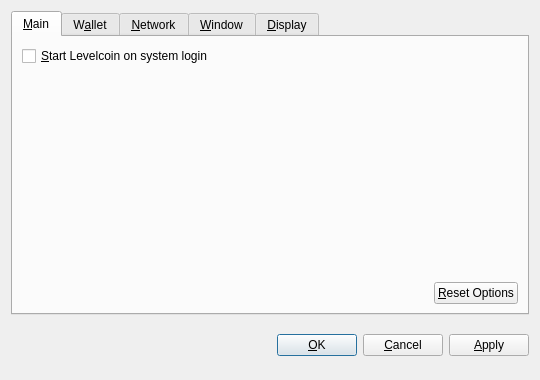
<?xml version="1.0" encoding="UTF-8"?>
<ui version="4.0">
 <class>OptionsDialog</class>
 <widget class="QDialog" name="OptionsDialog">
  <property name="geometry">
   <rect>
    <x>0</x>
    <y>0</y>
    <width>540</width>
    <height>380</height>
   </rect>
  </property>
  <property name="windowTitle">
   <string>Options</string>
  </property>
  <property name="modal">
   <bool>true</bool>
  </property>
  <layout class="QVBoxLayout" name="verticalLayout">
   <item>
    <widget class="QTabWidget" name="tabWidget">
     <property name="tabPosition">
      <enum>QTabWidget::North</enum>
     </property>
     <property name="currentIndex">
      <number>0</number>
     </property>
     <widget class="QWidget" name="tabMain">
      <attribute name="title">
       <string>&amp;Main</string>
      </attribute>
      <layout class="QVBoxLayout" name="verticalLayout_Main">
       <item>
        <widget class="QCheckBox" name="bitcoinAtStartup">
         <property name="toolTip">
          <string>Automatically start Levelcoin after logging in to the system.</string>
         </property>
         <property name="text">
          <string>&amp;Start Levelcoin on system login</string>
         </property>
        </widget>
       </item>
       <item>
        <spacer name="verticalSpacer_Main">
         <property name="orientation">
          <enum>Qt::Vertical</enum>
         </property>
         <property name="sizeHint" stdset="0">
          <size>
           <width>20</width>
           <height>40</height>
          </size>
         </property>
        </spacer>
       </item>
       <item>
        <layout class="QHBoxLayout" name="horizontalLayout_2_Main">
         <item>
          <spacer name="horizontalSpacer_2_Main">
           <property name="orientation">
            <enum>Qt::Horizontal</enum>
           </property>
           <property name="sizeHint" stdset="0">
            <size>
             <width>40</width>
             <height>20</height>
            </size>
           </property>
          </spacer>
         </item>
         <item>
          <widget class="QPushButton" name="resetButton">
           <property name="toolTip">
            <string>Reset all client options to default.</string>
           </property>
           <property name="text">
            <string>&amp;Reset Options</string>
           </property>
           <property name="autoDefault">
            <bool>false</bool>
           </property>
          </widget>
         </item>
        </layout>
       </item>
      </layout>
     </widget>
     <widget class="QWidget" name="tabWallet">
      <attribute name="title">
       <string>W&amp;allet</string>
      </attribute>
      <layout class="QVBoxLayout" name="verticalLayout_Network">
       <item>
        <widget class="QLabel" name="transactionFeeInfoLabel">
         <property name="text">
          <string>Optional transaction fee per kB that helps make sure your transactions are processed quickly. Most transactions are 1 kB.</string>
         </property>
         <property name="textFormat">
          <enum>Qt::PlainText</enum>
         </property>
         <property name="wordWrap">
          <bool>true</bool>
         </property>
        </widget>
       </item>
       <item>
        <layout class="QHBoxLayout" name="horizontalLayout_1_Main">
         <item>
          <widget class="QLabel" name="transactionFeeLabel">
           <property name="text">
            <string>Pay transaction &amp;fee</string>
           </property>
           <property name="textFormat">
            <enum>Qt::PlainText</enum>
           </property>
           <property name="buddy">
            <cstring>transactionFee</cstring>
           </property>
          </widget>
         </item>
         <item>
          <widget class="BitcoinAmountField" name="transactionFee"/>
         </item>
         <item>
          <spacer name="horizontalSpacer_1_Main">
           <property name="orientation">
            <enum>Qt::Horizontal</enum>
           </property>
           <property name="sizeHint" stdset="0">
            <size>
             <width>40</width>
             <height>20</height>
            </size>
           </property>
          </spacer>
         </item>
        </layout>
       </item>
       <item>
        <widget class="QLabel" name="label">
         <property name="text">
          <string>If you disable the spending of unconfirmed change, the change from a transaction cannot be used until that transaction has at least one confirmation. This also affects how your balance is computed.</string>
         </property>
         <property name="wordWrap">
          <bool>true</bool>
         </property>
        </widget>
       </item>
       <item>
        <widget class="QCheckBox" name="spendZeroConfChange">
         <property name="text">
          <string>Spend unconfirmed change  (experts only)</string>
         </property>
        </widget>
       </item>
       <item>
        <spacer name="verticalSpacer">
         <property name="orientation">
          <enum>Qt::Vertical</enum>
         </property>
         <property name="sizeHint" stdset="0">
          <size>
           <width>20</width>
           <height>40</height>
          </size>
         </property>
        </spacer>
       </item>
      </layout>
     </widget>
     <widget class="QWidget" name="tabNetwork">
      <attribute name="title">
       <string>&amp;Network</string>
      </attribute>
      <layout class="QVBoxLayout" name="verticalLayout_Network">
       <item>
        <widget class="QCheckBox" name="mapPortUpnp">
         <property name="toolTip">
          <string>Automatically open the Levelcoin client port on the router. This only works when your router supports UPnP and it is enabled.</string>
         </property>
         <property name="text">
          <string>Map port using &amp;UPnP</string>
         </property>
        </widget>
       </item>
       <item>
        <widget class="QCheckBox" name="connectSocks">
         <property name="toolTip">
          <string>Connect to the Levelcoin network through a SOCKS proxy (e.g. when connecting through Tor).</string>
         </property>
         <property name="text">
          <string>&amp;Connect through SOCKS proxy:</string>
         </property>
        </widget>
       </item>
       <item>
        <layout class="QHBoxLayout" name="horizontalLayout_Network">
         <item>
          <widget class="QLabel" name="proxyIpLabel">
           <property name="text">
            <string>Proxy &amp;IP:</string>
           </property>
           <property name="textFormat">
            <enum>Qt::PlainText</enum>
           </property>
           <property name="buddy">
            <cstring>proxyIp</cstring>
           </property>
          </widget>
         </item>
         <item>
          <widget class="QValidatedLineEdit" name="proxyIp">
           <property name="maximumSize">
            <size>
             <width>140</width>
             <height>16777215</height>
            </size>
           </property>
           <property name="toolTip">
            <string>IP address of the proxy (e.g. 127.0.0.1)</string>
           </property>
          </widget>
         </item>
         <item>
          <widget class="QLabel" name="proxyPortLabel">
           <property name="text">
            <string>&amp;Port:</string>
           </property>
           <property name="textFormat">
            <enum>Qt::PlainText</enum>
           </property>
           <property name="buddy">
            <cstring>proxyPort</cstring>
           </property>
          </widget>
         </item>
         <item>
          <widget class="QLineEdit" name="proxyPort">
           <property name="maximumSize">
            <size>
             <width>55</width>
             <height>16777215</height>
            </size>
           </property>
           <property name="toolTip">
            <string>Port of the proxy (e.g. 9050)</string>
           </property>
          </widget>
         </item>
         <item>
          <widget class="QLabel" name="socksVersionLabel">
           <property name="text">
            <string>SOCKS &amp;Version:</string>
           </property>
           <property name="textFormat">
            <enum>Qt::PlainText</enum>
           </property>
           <property name="buddy">
            <cstring>socksVersion</cstring>
           </property>
          </widget>
         </item>
         <item>
          <widget class="QValueComboBox" name="socksVersion">
           <property name="toolTip">
            <string>SOCKS version of the proxy (e.g. 5)</string>
           </property>
          </widget>
         </item>
         <item>
          <spacer name="horizontalSpacer_Network">
           <property name="orientation">
            <enum>Qt::Horizontal</enum>
           </property>
           <property name="sizeHint" stdset="0">
            <size>
             <width>40</width>
             <height>20</height>
            </size>
           </property>
          </spacer>
         </item>
        </layout>
       </item>
       <item>
        <spacer name="verticalSpacer_Network">
         <property name="orientation">
          <enum>Qt::Vertical</enum>
         </property>
         <property name="sizeHint" stdset="0">
          <size>
           <width>20</width>
           <height>40</height>
          </size>
         </property>
        </spacer>
       </item>
      </layout>
     </widget>
     <widget class="QWidget" name="tabWindow">
      <attribute name="title">
       <string>&amp;Window</string>
      </attribute>
      <layout class="QVBoxLayout" name="verticalLayout_Window">
       <item>
        <widget class="QCheckBox" name="minimizeToTray">
         <property name="toolTip">
          <string>Show only a tray icon after minimizing the window.</string>
         </property>
         <property name="text">
          <string>&amp;Minimize to the tray instead of the taskbar</string>
         </property>
        </widget>
       </item>
       <item>
        <widget class="QCheckBox" name="minimizeOnClose">
         <property name="toolTip">
          <string>Minimize instead of exit the application when the window is closed. When this option is enabled, the application will be closed only after selecting Quit in the menu.</string>
         </property>
         <property name="text">
          <string>M&amp;inimize on close</string>
         </property>
        </widget>
       </item>
       <item>
        <spacer name="verticalSpacer_Window">
         <property name="orientation">
          <enum>Qt::Vertical</enum>
         </property>
         <property name="sizeHint" stdset="0">
          <size>
           <width>20</width>
           <height>40</height>
          </size>
         </property>
        </spacer>
       </item>
      </layout>
     </widget>
     <widget class="QWidget" name="tabDisplay">
      <attribute name="title">
       <string>&amp;Display</string>
      </attribute>
      <layout class="QVBoxLayout" name="verticalLayout_Display">
       <item>
        <layout class="QHBoxLayout" name="horizontalLayout_1_Display">
         <item>
          <widget class="QLabel" name="langLabel">
           <property name="text">
            <string>User Interface &amp;language:</string>
           </property>
           <property name="textFormat">
            <enum>Qt::PlainText</enum>
           </property>
           <property name="buddy">
            <cstring>lang</cstring>
           </property>
          </widget>
         </item>
         <item>
          <widget class="QValueComboBox" name="lang">
           <property name="toolTip">
            <string>The user interface language can be set here. This setting will take effect after restarting Levelcoin.</string>
           </property>
          </widget>
         </item>
        </layout>
       </item>
       <item>
        <layout class="QHBoxLayout" name="horizontalLayout_2_Display">
         <item>
          <widget class="QLabel" name="unitLabel">
           <property name="text">
            <string>&amp;Unit to show amounts in:</string>
           </property>
           <property name="textFormat">
            <enum>Qt::PlainText</enum>
           </property>
           <property name="buddy">
            <cstring>unit</cstring>
           </property>
          </widget>
         </item>
         <item>
          <widget class="QValueComboBox" name="unit">
           <property name="toolTip">
            <string>Choose the default subdivision unit to show in the interface and when sending coins.</string>
           </property>
          </widget>
         </item>
        </layout>
       </item>
       <item>
        <widget class="QCheckBox" name="displayAddresses">
         <property name="toolTip">
          <string>Whether to show Levelcoin addresses in the transaction list or not.</string>
         </property>
         <property name="text">
          <string>&amp;Display addresses in transaction list</string>
         </property>
        </widget>
       </item>
       <item>
        <widget class="QCheckBox" name="coinControlFeatures">
         <property name="toolTip">
          <string>Whether to show coin control features or not.</string>
         </property>
         <property name="text">
          <string>Display coin &amp;control features (experts only!)</string>
         </property>
        </widget>
       </item>
       <item>
        <spacer name="verticalSpacer_Display">
         <property name="orientation">
          <enum>Qt::Vertical</enum>
         </property>
         <property name="sizeHint" stdset="0">
          <size>
           <width>20</width>
           <height>40</height>
          </size>
         </property>
        </spacer>
       </item>
      </layout>
     </widget>
    </widget>
   </item>
   <item>
    <layout class="QHBoxLayout" name="horizontalLayout_Buttons">
     <item>
      <spacer name="horizontalSpacer_1">
       <property name="orientation">
        <enum>Qt::Horizontal</enum>
       </property>
       <property name="sizeHint" stdset="0">
        <size>
         <width>40</width>
         <height>48</height>
        </size>
       </property>
      </spacer>
     </item>
     <item>
      <widget class="QLabel" name="statusLabel">
       <property name="font">
        <font>
         <weight>75</weight>
         <bold>true</bold>
        </font>
       </property>
       <property name="text">
        <string/>
       </property>
       <property name="textFormat">
        <enum>Qt::PlainText</enum>
       </property>
       <property name="wordWrap">
        <bool>true</bool>
       </property>
      </widget>
     </item>
     <item>
      <spacer name="horizontalSpacer_2">
       <property name="orientation">
        <enum>Qt::Horizontal</enum>
       </property>
       <property name="sizeHint" stdset="0">
        <size>
         <width>40</width>
         <height>48</height>
        </size>
       </property>
      </spacer>
     </item>
     <item>
      <widget class="QPushButton" name="okButton">
       <property name="text">
        <string>&amp;OK</string>
       </property>
      </widget>
     </item>
     <item>
      <widget class="QPushButton" name="cancelButton">
       <property name="text">
        <string>&amp;Cancel</string>
       </property>
       <property name="autoDefault">
        <bool>false</bool>
       </property>
      </widget>
     </item>
     <item>
      <widget class="QPushButton" name="applyButton">
       <property name="text">
        <string>&amp;Apply</string>
       </property>
       <property name="autoDefault">
        <bool>false</bool>
       </property>
      </widget>
     </item>
    </layout>
   </item>
  </layout>
 </widget>
 <customwidgets>
  <customwidget>
   <class>BitcoinAmountField</class>
   <extends>QSpinBox</extends>
   <header>bitcoinamountfield.h</header>
  </customwidget>
  <customwidget>
   <class>QValueComboBox</class>
   <extends>QComboBox</extends>
   <header>qvaluecombobox.h</header>
  </customwidget>
  <customwidget>
   <class>QValidatedLineEdit</class>
   <extends>QLineEdit</extends>
   <header>qvalidatedlineedit.h</header>
  </customwidget>
 </customwidgets>
 <resources/>
 <connections/>
</ui>
